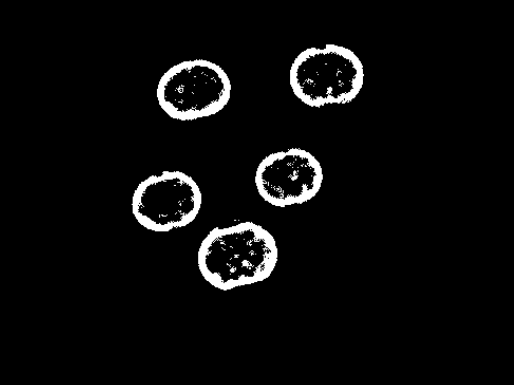
//> input picture data/images/cells.png, 514 x 385 px
$ ./day067   (built with g++ and OpenCV 4)
//> lines starting //> are read from the running program, lines starting //| are printed output that depends on the picture; after the words box and inside, x2 and y2 are one past the last pixel; in counts of white or black regions, pixels touching at a corner belong together
#include <opencv2/imgproc.hpp>
#include <opencv2/highgui.hpp>
#include <math.h>
using namespace cv;
using namespace std;
int main(int argc, char** argv)
{
	Mat dresult, eresult;
	Mat src = imread("D:/images/cells.png");
//> src is the input picture: 385 rows x 514 cols, CV_8UC3; min 0, max 255, mean 10.3

	// 二值图像
	Mat gray, binary, result;
	cvtColor(src, gray, COLOR_BGR2GRAY);
	threshold(gray, binary, 0, 255, THRESH_BINARY | THRESH_OTSU);
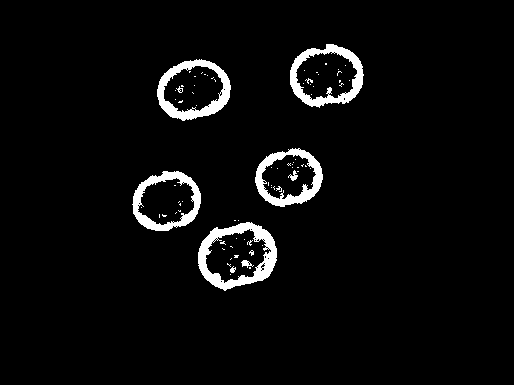
//> binary: 385 rows x 514 cols, CV_8UC1; 4.1% white; 79 white regions (69 under 20 px), largest, box (x1, y1, x2, y2) and area: (198, 222, 277, 291) 1914, (290, 44, 364, 108) 1528, (157, 59, 231, 121) 1523
	imshow("binary", binary);

	// 定义结构元素
	Mat se = getStructuringElement(MORPH_RECT, Size(3, 3), Point(-1, -1));
	morphologyEx(binary, result, MORPH_TOPHAT, se);
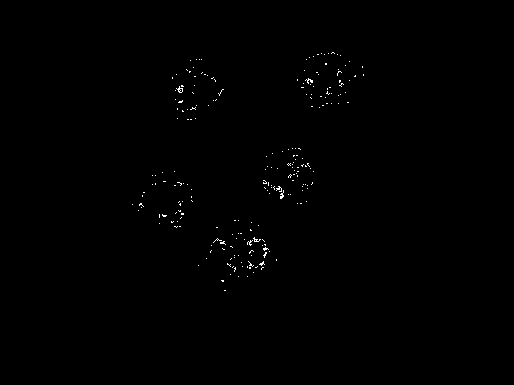
//> result: 385 rows x 514 cols, CV_8UC1; 0.32% white in thin lines or dots, all inside (x1, y1, x2, y2) = (132, 52, 364, 291)

	// 显示
	imshow("tophat demo", result);
	waitKey(0);
	return 0;
}
